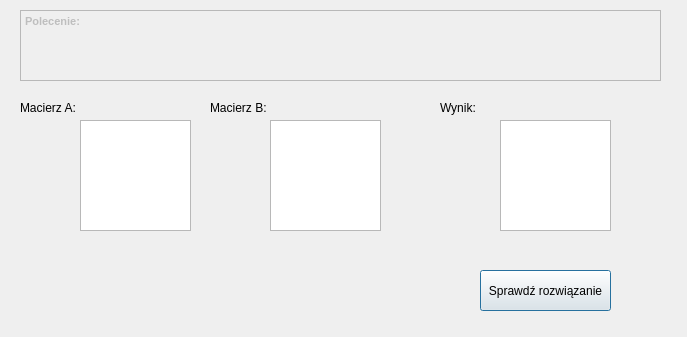
<?xml version="1.0" encoding="UTF-8"?>
<ui version="4.0">
 <class>Exercises</class>
 <widget class="QDialog" name="Exercises">
  <property name="geometry">
   <rect>
    <x>0</x>
    <y>0</y>
    <width>687</width>
    <height>337</height>
   </rect>
  </property>
  <property name="windowTitle">
   <string>Dialog</string>
  </property>
  <widget class="QPlainTextEdit" name="a">
   <property name="geometry">
    <rect>
     <x>80</x>
     <y>120</y>
     <width>111</width>
     <height>111</height>
    </rect>
   </property>
  </widget>
  <widget class="QLabel" name="label_5">
   <property name="geometry">
    <rect>
     <x>20</x>
     <y>100</y>
     <width>101</width>
     <height>16</height>
    </rect>
   </property>
   <property name="autoFillBackground">
    <bool>false</bool>
   </property>
   <property name="text">
    <string>Macierz A:</string>
   </property>
  </widget>
  <widget class="QLabel" name="label_6">
   <property name="geometry">
    <rect>
     <x>210</x>
     <y>100</y>
     <width>101</width>
     <height>16</height>
    </rect>
   </property>
   <property name="text">
    <string>Macierz B:</string>
   </property>
  </widget>
  <widget class="QPlainTextEdit" name="b">
   <property name="geometry">
    <rect>
     <x>270</x>
     <y>120</y>
     <width>111</width>
     <height>111</height>
    </rect>
   </property>
  </widget>
  <widget class="QTextEdit" name="task">
   <property name="enabled">
    <bool>false</bool>
   </property>
   <property name="geometry">
    <rect>
     <x>20</x>
     <y>10</y>
     <width>641</width>
     <height>71</height>
    </rect>
   </property>
   <property name="readOnly">
    <bool>true</bool>
   </property>
   <property name="html">
    <string>&lt;!DOCTYPE HTML PUBLIC &quot;-//W3C//DTD HTML 4.0//EN&quot; &quot;http://www.w3.org/TR/REC-html40/strict.dtd&quot;&gt;
&lt;html&gt;&lt;head&gt;&lt;meta name=&quot;qrichtext&quot; content=&quot;1&quot; /&gt;&lt;style type=&quot;text/css&quot;&gt;
p, li { white-space: pre-wrap; }
&lt;/style&gt;&lt;/head&gt;&lt;body style=&quot; font-family:'MS Shell Dlg 2'; font-size:8.25pt; font-weight:400; font-style:normal;&quot;&gt;
&lt;p style=&quot; margin-top:0px; margin-bottom:0px; margin-left:0px; margin-right:0px; -qt-block-indent:0; text-indent:0px;&quot;&gt;&lt;span style=&quot; font-size:8pt; font-weight:600;&quot;&gt;Polecenie:&lt;/span&gt;&lt;/p&gt;
&lt;p style=&quot;-qt-paragraph-type:empty; margin-top:0px; margin-bottom:0px; margin-left:0px; margin-right:0px; -qt-block-indent:0; text-indent:0px; font-size:8pt;&quot;&gt;&lt;br /&gt;&lt;/p&gt;&lt;/body&gt;&lt;/html&gt;</string>
   </property>
  </widget>
  <widget class="QPlainTextEdit" name="result">
   <property name="geometry">
    <rect>
     <x>500</x>
     <y>120</y>
     <width>111</width>
     <height>111</height>
    </rect>
   </property>
  </widget>
  <widget class="QLabel" name="label_7">
   <property name="geometry">
    <rect>
     <x>440</x>
     <y>100</y>
     <width>101</width>
     <height>16</height>
    </rect>
   </property>
   <property name="text">
    <string>Wynik:</string>
   </property>
  </widget>
  <widget class="QPushButton" name="check">
   <property name="geometry">
    <rect>
     <x>480</x>
     <y>270</y>
     <width>131</width>
     <height>41</height>
    </rect>
   </property>
   <property name="text">
    <string>Sprawdź rozwiązanie</string>
   </property>
  </widget>
 </widget>
 <resources/>
 <connections/>
</ui>
